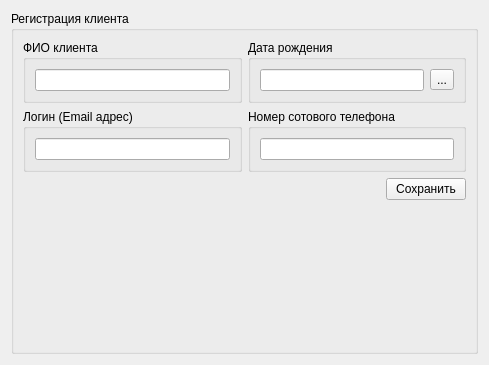
<?xml version="1.0" encoding="UTF-8"?>
<ui version="4.0">
 <class>CClientRegistrationWidget</class>
 <widget class="QWidget" name="CClientRegistrationWidget">
  <property name="geometry">
   <rect>
    <x>0</x>
    <y>0</y>
    <width>489</width>
    <height>365</height>
   </rect>
  </property>
  <property name="windowTitle">
   <string>Form</string>
  </property>
  <layout class="QGridLayout" name="gridLayout">
   <item row="1" column="0">
    <widget class="QGroupBox" name="gbxRegistration">
     <property name="title">
      <string>Регистрация клиента</string>
     </property>
     <layout class="QGridLayout" name="gridLayout_8">
      <item row="0" column="0">
       <layout class="QGridLayout" name="gridLayout_5">
        <item row="0" column="0">
         <widget class="QGroupBox" name="gbxFIO">
          <property name="title">
           <string>ФИО клиента</string>
          </property>
          <layout class="QGridLayout" name="gridLayout_3">
           <item row="0" column="0">
            <widget class="QLineEdit" name="leFIO"/>
           </item>
          </layout>
         </widget>
        </item>
        <item row="0" column="1">
         <widget class="QGroupBox" name="gbxBirthDate">
          <property name="title">
           <string>Дата рождения</string>
          </property>
          <layout class="QGridLayout" name="gridLayout_6">
           <item row="0" column="0">
            <widget class="QLineEdit" name="leBirthDate"/>
           </item>
           <item row="0" column="1">
            <widget class="QToolButton" name="tbnBirthDate">
             <property name="text">
              <string>...</string>
             </property>
            </widget>
           </item>
          </layout>
         </widget>
        </item>
        <item row="1" column="0">
         <widget class="QGroupBox" name="gbxLogin">
          <property name="title">
           <string>Логин (Email адрес)</string>
          </property>
          <layout class="QGridLayout" name="gridLayout_2">
           <item row="0" column="0">
            <widget class="QLineEdit" name="leLogin"/>
           </item>
          </layout>
         </widget>
        </item>
        <item row="1" column="1">
         <widget class="QGroupBox" name="gbxPhone">
          <property name="title">
           <string>Номер сотового телефона</string>
          </property>
          <layout class="QGridLayout" name="gridLayout_4">
           <item row="0" column="0">
            <widget class="QLineEdit" name="lePhone"/>
           </item>
          </layout>
         </widget>
        </item>
       </layout>
      </item>
      <item row="1" column="0">
       <layout class="QGridLayout" name="gridLayout_7">
        <item row="0" column="1">
         <widget class="QPushButton" name="pbnSave">
          <property name="text">
           <string>Сохранить</string>
          </property>
         </widget>
        </item>
        <item row="0" column="0">
         <spacer name="horizontalSpacer">
          <property name="orientation">
           <enum>Qt::Horizontal</enum>
          </property>
          <property name="sizeHint" stdset="0">
           <size>
            <width>40</width>
            <height>20</height>
           </size>
          </property>
         </spacer>
        </item>
       </layout>
      </item>
      <item row="2" column="0">
       <spacer name="verticalSpacer">
        <property name="orientation">
         <enum>Qt::Vertical</enum>
        </property>
        <property name="sizeHint" stdset="0">
         <size>
          <width>20</width>
          <height>40</height>
         </size>
        </property>
       </spacer>
      </item>
     </layout>
    </widget>
   </item>
  </layout>
 </widget>
 <resources/>
 <connections/>
</ui>
